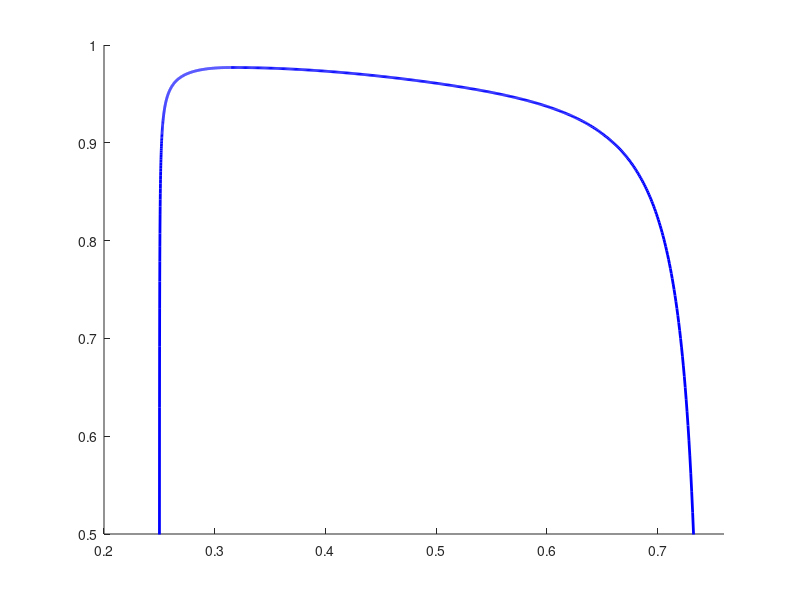

The MATLAB script that drew this image:
% se = load('sigma_ea_4096.dat');
% sr = load('sigma_re_900.dat');

hold on
% plot(se(:,1),se(:,2)-0.5,'--b')
% plot(sr(:,1),sr(:,2),'--m')

% tref = fzero(@(t)3*h1*sin(w*t)^2+(h1*cos(w*t)+h0)*cos(w*t),0.31);
tref = 0.314825861279561; TFIN = 0.7325;

p0 = 0.025;
h0 = .375; h1 = .125; w = 4*pi;

h = @(t) h1*cos(w*t) + h0;
dh = @(t) -w*h1*sin(w*t);

SIG = @(t) 1-sqrt(p0*h(t).^3./dh(t)) ;

%% CREA MALLA PARA INTERPOLACION de H(SIGMA)

t = linspace(0.250076,tref,2000);
HH = h(t); SS = SIG(t);

hIN = @(s) interp1(SS,HH,s);

%%

FSIG = @(t,s) 0.5*( (1-s).^2.*dh(t) - p0*h(t).^3 ) ./ ( (s-1).*(hIN(s)-h(t)) ) ;

Tp = linspace(0.250079,tref,1000);
plot(Tp,SIG(Tp),'-b','LineWidth',2); ylim([0.5 1]); xlim([0.2 0.76])

tref = 0.31483;
TINT = linspace(tref,TFIN,500);
[aux,sigNUM] = ode23(FSIG,TINT,SIG(tref));

plot(aux,sigNUM,'-b','LineWidth',2);